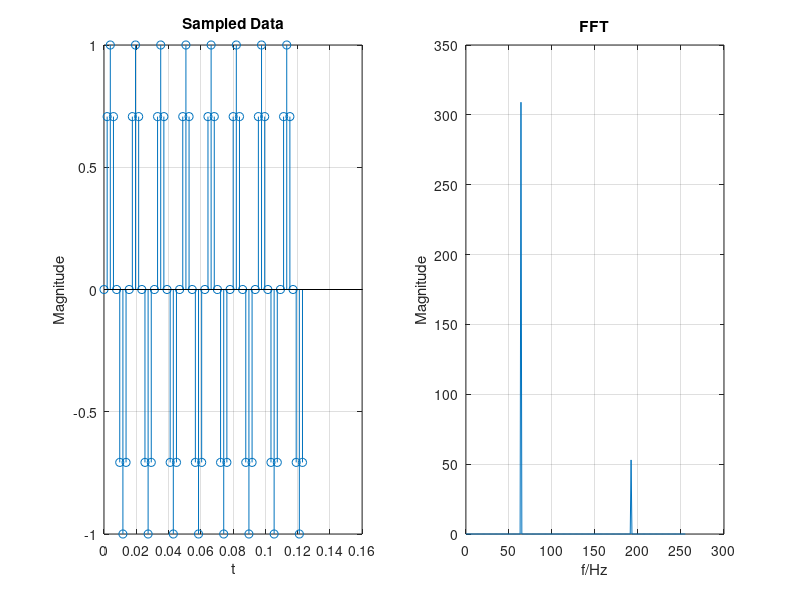

This chart was generated by the following MATLAB code:
%% quantization error periodic
clear;
close all;
clc;

%% 
f_s  = 512;%sampling frequency
f_in = 64;%input frequency

n = 0:511;

T = 1/f_s;
t = n * T;


y = sin(2*pi*f_in*t);
y_r= round(y);
y_d = y - y_r;

Y = abs(fft(y_r));

subplot(1,2,1);

stem(t(1:64),y(1:64));
xlabel("t");
ylabel("Magnitude");
title("Sampled Data");
grid on;% Time Domain


subplot(1,2,2);
plot(0:255,Y(1:256));

xlabel("f/Hz");
ylabel("Magnitude");
title("FFT");
grid on;%Freq Domain